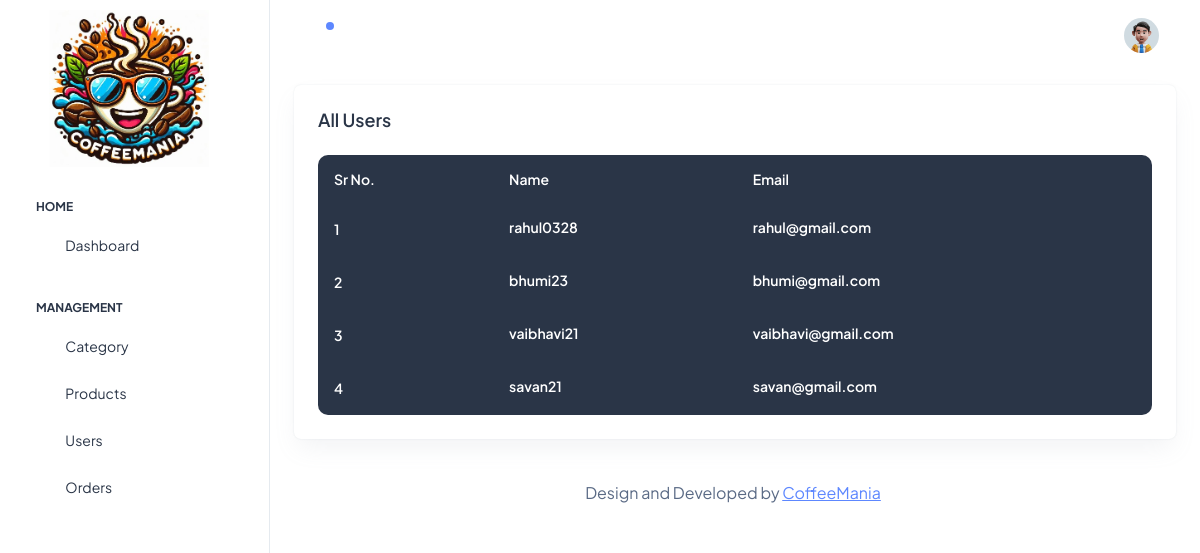
The app's page /admin/pages/users.php (signed in) with its own data.
### tables this page shows
CREATE TABLE `customers` (
  `user_id` int(11) NOT NULL,
  `username` varchar(100) NOT NULL,
  `email` varchar(100) NOT NULL,
  `password` varchar(100) NOT NULL
);

### admin/pages/users.php (the view, shortened to what this page needs)
<?php
require "../../assets/includes/config.php";
include pathOf('admin/assets/includes/sidebar.php');
include pathOf('admin/assets/includes/header.php');
$sql = "SELECT * FROM customers";
$result = mysqli_query($con, $sql);
$data = mysqli_fetch_all($result);
?>
<div class="container-fluid">
    <div class="row">
        <div class="col-lg-12 d-flex align-items-stretch">
            <div class="card w-100">
                <div class="card-body p-4">
                    <h5 class="card-title fw-semibold mb-4">All Users</h5>
                    <div class="table-responsive">
                        <table class="table text-nowrap mb-0 align-middle bg-dark text-white" style="border-radius: 10px;">
                            <thead class="text-dark fs-4">
                                <tr>
                                    <th class="border-bottom-0 align-middle">
                                        <h6 class="fw-semibold mb-0 align-middle text-white">Sr No.</h6>
                                    </th>
                                    <th class="border-bottom-0 align-middle">
                                        <h6 class="fw-semibold mb-0 align-middle text-white">Name</h6>
                                    </th>
                                    <th class="border-bottom-0 align-middle">
                                        <h6 class="fw-semibold mb-0 align-middle text-white">Email</h6>
                                    </th>
                                </tr>
                            </thead>
                            <tbody>
                                <?php for ($i = 0; $i < count($data); $i++) { ?>
                                    <tr>
                                        <td class="border-bottom-0">
                                            <h6 class="fw-semibold mb-0 text-white"><?= $i + 1  ?></h6>
                                        </td>
                                        <td class="border-bottom-0">
                                            <h6 class="fw-semibold mb-1 text-white"><?= $data[$i][1] ?></h6>
                                        </td>
                                        <td class="border-bottom-0">
                                            <h6 class="fw-semibold mb-1 text-white"><?= $data[$i][2] ?></h6>
                                        </td>
                                    </tr>
                                <?php } ?>
                            </tbody>
                        </table>
                    </div>
                </div>
            </div>
        </div>
    </div>
<?php
include pathOf('admin/assets/includes/footer.php');
?>

### records on screen
customers: username "rahul0328", email "rahul@gmail.com"
customers: username "bhumi23", email "bhumi@gmail.com"
customers: username "vaibhavi21", email "vaibhavi@gmail.com"
customers: username "savan21", email "savan@gmail.com"
